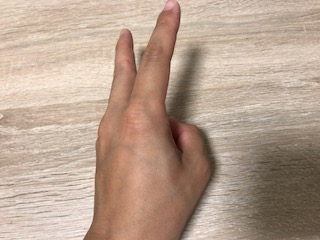
#> input picture my_dataset/0/IMG_0771.JPG, 320 x 240 px
$ python make_dataset_csv.py my_dataset/0
#> lines starting #> are read from the running program, lines starting #| are printed output that depends on the picture
import os
import re
from PIL import Image
import math
import random
import sys


inputFolder = ''
outputFolder = './converted_datasets'
csvFileName1 = './train.csv'
csvFileName2 = './test.csv'
imgSize = 28
trainDataRatio = 0.8

csvLines = []

patternStr = '.+\.(JPG|jpg)'
pattern = re.compile(patternStr)


def make_dataset_csv(root_folder):

	# カテゴリ毎にフォルダ分けされた画像データのリストを作る
#> called with root_folder = 'my_dataset/0'
	for foldername, subfolders, filenames in os.walk(root_folder):
		print('The current folder is ' + foldername)

		for subfolder in subfolders:
			#print('SUBFOLDER OF ' + foldername + ': ' + subfolder)
			# 変換後の画像を格納するフォルダにカテゴリ毎のフォルダを作っておく
			os.makedirs('./' + outputFolder + '/' + subfolder)

		for filename in filenames:
			#print('FILE INSIDE ' + foldername + ': ' + filename)

			result = pattern.match(filename)
			if result:
				print('listed file : ' + foldername + '/' + filename)
				category = os.path.basename(foldername)
				csvLines.append('./' + outputFolder + '/' + category + '/' + filename + ',' + category)

				img = Image.open(foldername + '/' + filename)
#> img is the input picture: PIL image 320x240 RGB; mean R, G, B 183.3, 160, 142.9
				img_gray = img.convert("L")
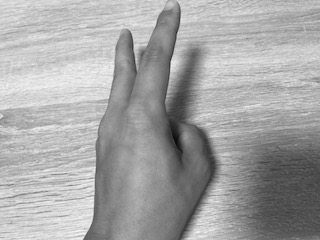
#> img_gray: PIL image 320x240 L; min 8, max 248, mean 165
				img_resized = img_gray.resize((imgSize, imgSize))
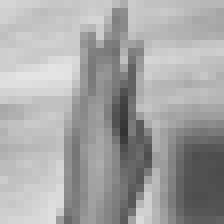
#> img_resized: PIL image 28x28 L (shown 8 times larger); min 51, max 229, mean 165
				img_resized.save('.' + outputFolder + '/' + category + '/' + filename)


	# データセットの順番を混ぜる
	random.shuffle(csvLines)

	# データセットを学習用データと検証用データに分ける
	nTotalFiles = len(csvLines)
	nTrainFiles = (int)(nTotalFiles * trainDataRatio)
	csvLinesTrain = csvLines[:nTrainFiles]
	csvLinesTest = csvLines[nTrainFiles+1:]

	with open(csvFileName1, mode='w') as f:
		f.write('x:image,y\n')
		f.write('\n'.join(csvLinesTrain))

	with open(csvFileName2, mode='w') as f:
		f.write('x:image,y\n')
		f.write('\n'.join(csvLinesTest))


if __name__ == '__main__':

	args = sys.argv

	if 2 <= len(args):
		inputFolder = args[1]

	make_dataset_csv(inputFolder)

$ run again, on my_dataset/0/IMG_0773.JPG
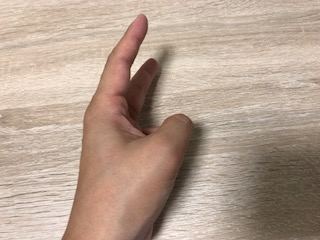
#> input picture my_dataset/0/IMG_0773.JPG, 320 x 240 px
#> in make_dataset_csv, img is the input picture: PIL image 320x240 RGB; mean R, G, B 181.4, 160, 144.2
#> in make_dataset_csv, `img_gray = img.convert("L")`:
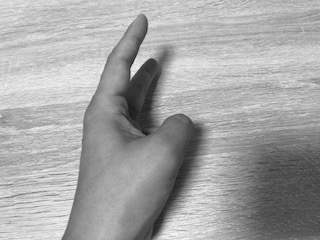
#> img_gray: PIL image 320x240 L; min 13, max 251, mean 164.6
#> in make_dataset_csv, `img_resized = img_gray.resize((imgSize, imgSize))`:
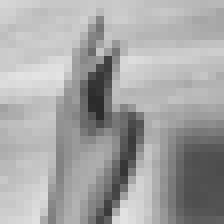
#> img_resized: PIL image 28x28 L (shown 8 times larger); min 42, max 227, mean 164.6
